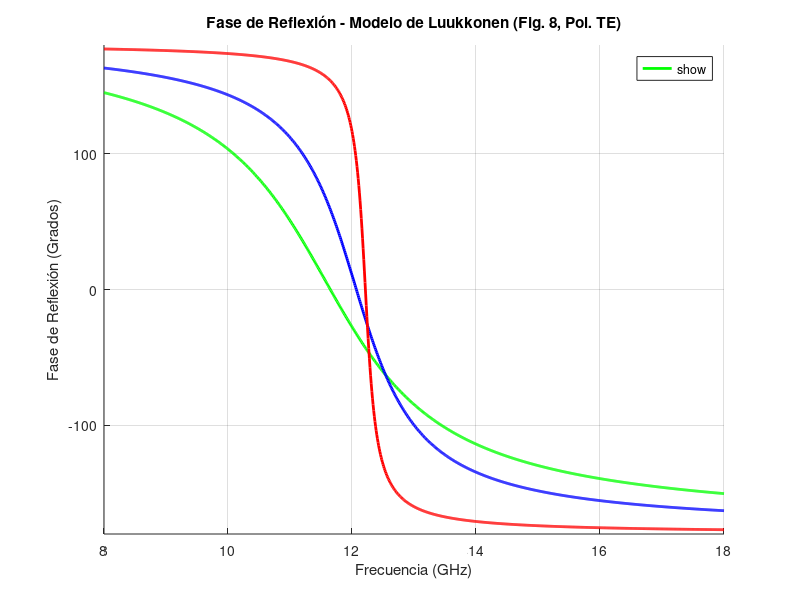

Source code (MATLAB):
% Ctes. físicas
c = 3e8; % Velocidad de la luz
eps0 = 8.854e-12; % Permitividad del vacío
mu0 = 4*pi*1e-7; % Permeabilidad del vacío

% Parámetros geométricos 
D = 2e-3; % Periodicidad de la celda
gap = 0.2e-3; % Hueco entre parches (w en el paper Luukkonen)
d = 1e-3; % Grosor del sustrato
eps_r = 10.2; % Permitividad relativa del sustrato 
Z0 = sqrt(mu0/eps0); % Impedancia del vacío

% Vector de frecuencia
f = 8e9:0.01e9:18e9; % Freq. de 8 a 18 GHz
w_rad = 2*pi*f; % Freq. angular 

% Permitividad efectiva
e_eff = (eps_r + 1)/2;

% Número de onda efectivo
k_eff = w_rad*sqrt(e_eff*eps0*mu0);
k0 = w_rad*sqrt(eps0*mu0); % Numero de onda en el vacio

% Parámetros de rejilla (alfa)
alfa = ((k_eff*D)/pi).*log(1./sin((pi*gap)/(2*D)));

% Preparacion Ploteo
figure;
hold on;
angulos = [0, 60, 85]; % Diferentes angulos de incidencia
colores = ['g', 'b', 'r']; % Verde, Azul, Rojo para la grafica

% Bucle para distintos angulos (Polarizacion TE)
for i = 1:length(angulos)
    theta = angulos(i)*pi/180; % Paso de grados a radianes
    
    % Impedancia del vacio para onda TE
    Z0_TE = Z0/cos(theta);
    
    % Impedancia de la rejilla de parches 
    n_eff = sqrt(mu0/(e_eff*eps0)); % Impednancia intrínseca efectiva
    factor_angulo = 1./(1-(((k0.^2)./(2*k_eff.^2))*(sin(theta).^2))); % Correccion Babinet
    Zg = -1i*(n_eff./(2*alfa)).*factor_angulo;
    
    % Impedancia del sustrato
    kz = k0.*sqrt(eps_r-sin(theta)^2); % Cte. propagacion en diagonal (Snell)
    Zd_TE = (w_rad*mu0)./kz; % Impedancia del dielectrico TE
    Zs = 1i*Zd_TE.*tan(kz*d);
    
    % Impednacia total 
    Z_inp = (Zg.*Zs)./(Zg+Zs);
    
    % Coeficiente de reflexion 
    gamma = (Z_inp-Z0_TE)./(Z_inp+Z0_TE);
    
    % Fase de reflexión en grados
    fase_grados = angle(gamma)*180/pi;
    
    % Ploteo iterativo de cada curva
    plot(f/1e9, fase_grados, colores(i), 'LineWidth', 2, 'DisplayName', ['\theta = ', num2str(angulos(i)), '^\circ']);
end

% Ajustes finales del ploteo
grid on;
xlabel('Frecuencia (GHz)');
ylabel('Fase de Reflexión (Grados)');
title('Fase de Reflexión - Modelo de Luukkonen (Fig. 8, Pol. TE)');
ylim([-180 180]);
xlim([8 18]);
legend('show', 'Location', 'northeast');
hold off;
